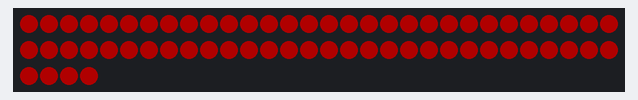
Recording of a program running on a simulated Raspberry Pi Pico running MicroPython. On the bench: 64 RGB LEDs in strip order, left to right, continuing on the next row. Dim RGB values are drawn brighter than linear; what the program prints to the serial console is not drawn.

Above: at 0.4 s.
At 3.3 s:
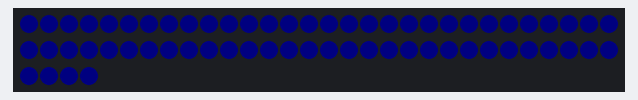
At 4.6 s:
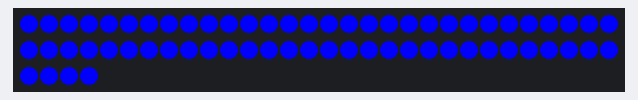
At 8.8 s:
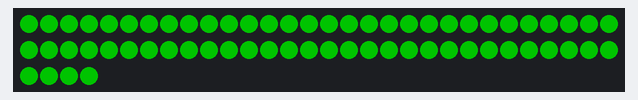

The program:

main.py
```python
from machine import Pin, PWM, I2C, RTC
from comms import Comms
from led import RGBLED
import utime

rgb = RGBLED(64, 7)
comms = Comms()

def handle_message(message):
    pixels = message.split('|')
    for pixel in pixels:
        if len(pixel) > 1:
            x = int(pixel[0])
            y = int(pixel[1])
            r = int(f"0x{pixel[2]}{pixel[3]}")
            g = int(f"0x{pixel[4]}{pixel[5]}")
            b = int(f"0x{pixel[6]}{pixel[7]}")
            v = int(f"0x{pixel[8]}{pixel[9]}") / 256
            rgb.set_pixel(x, y, (r, g, b), v)

rgb.breathing_led((255,0,0))
utime.sleep(0.5)
rgb.breathing_led((0,0,255))
utime.sleep(0.5)
rgb.breathing_led((0,255,0))
utime.sleep(0.5)

while True:
    message = comms.read().strip('\n')
    handle_message(message)
    utime.sleep(0.2)
```

comms.py
```python
from machine import UART, Pin
from time import time_ns

class Comms:
    def __init__(self):
        self.comms = Easy_comms(uart_id=0, baud_rate=9600)
        self.comms.start()

    def send_receive(self, did, message):
        self.comms.send(f"{did}|{message}")
        reply = None
        while reply is None:
            reply = self.comms.read()
        return reply

    def read(self):
        reply = None
        while reply is None:
            reply = self.comms.read()
        return reply

    def send(self, message):
        self.comms.send(message)

class Easy_comms:

    uart_id = 0
    baud_rate = 9600
    timeout = 1000 # milliseconds

    def __init__(self, uart_id:int, baud_rate:int=None):
        self.uart_id = uart_id
        if baud_rate: self.baud_rate = baud_rate

        # set the baud rate
        self.uart = UART(self.uart_id,self.baud_rate)

        # Initialise the UART serial port
        self.uart.init()

    def send(self, message:str):
        print(f'sending message: {message}')
        message = message + '\n'
        self.uart.write(bytes(message,'utf-8'))

    def start(self):
        message = "ahoy\n"
        print(message)
        #self.send(message)

    def read(self)->str:
        start_time = time_ns()
        current_time = start_time
        new_line = False
        message = ""
        while (not new_line) or (current_time <= (start_time + self.timeout)):
            if (self.uart.any() > 0):
                message = message + self.uart.read().decode('utf-8')
                if '\n' in message:
                    new_line = True
                    message = message.strip('\n')
                    # print(f'received message: {message}')
                    return message
        else:
            return None
```

led.py
```python
import array, time
from machine import Pin
import rp2

class RGBLED:
    def __init__(self, count, pin):
        self.led_count = count
        self.PIN_NUM = pin
        self.brightness = 0.1 # 0.1 = darker, 1.0 = brightest

        self.red = (255,0,0)
        self.green = (0,255,0)
        self.blue = (0,0,255)
        self.yellow = (255,255,0)
        self.cyan = (0,255,255)
        self.white = (255,255,255)
        self.blank = (0,0,0)

        @rp2.asm_pio(sideset_init=rp2.PIO.OUT_LOW, out_shiftdir=rp2.PIO.SHIFT_LEFT,
                    autopull=True, pull_thresh=24) # PIO configuration

        # define WS2812 parameters
        def ws2812():
            T1 = 2
            T2 = 5
            T3 = 3
            wrap_target()
            label("bitloop")
            out(x, 1)               .side(0)    [T3 - 1]
            jmp(not_x, "do_zero")   .side(1)    [T1 - 1]
            jmp("bitloop")          .side(1)    [T2 - 1]
            label("do_zero")
            nop()                   .side(0)    [T2 - 1]
            wrap()


        # Create the StateMachine with the ws2812 program, outputting on pre-defined pin
        # at the 8MHz frequency
        self.sm = rp2.StateMachine(0, ws2812, freq=8_000_000, sideset_base=Pin(self.PIN_NUM))

        # Activate the state machine
        self.sm.active(1)

        # Range of LEDs stored in an array
        self.ar = array.array("I", [0 for _ in range(self.led_count)])

    def pixels_show(self,brightness_input=0.5):
        dimmer_ar = array.array("I", [0 for _ in range(self.led_count)])
        for ii,cc in enumerate(self.ar):
            r = int(((cc >> 8) & 0xFF) * brightness_input) # 8-bit red dimmed to brightness
            g = int(((cc >> 16) & 0xFF) * brightness_input) # 8-bit green dimmed to brightness
            b = int((cc & 0xFF) * brightness_input) # 8-bit blue dimmed to brightness
            dimmer_ar[ii] = (g<<16) + (r<<8) + b # 24-bit color dimmed to brightness
        self.sm.put(dimmer_ar, 8) # update the state machine with new colors
        time.sleep_ms(1)

    def pixels_set(self, i, color):
        self.ar[i] = (color[1]<<16) + (color[0]<<8) + color[2] # set 24-bit color

    def breathing_led(self, color):
        step = 5
        breath_amps = [ii for ii in range(0,255,step)]
        breath_amps.extend([ii for ii in range(255,-1,-step)])
        for ii in breath_amps:
            for jj in range(len(self.ar)):
                self.pixels_set(jj, color) # show all colors
            self.pixels_show(ii/255)
            time.sleep(0.02)

    def set_pixel(self, x, y, color, brightness=0.01):
        i = (y * 8) + x
        self.pixels_set(i, color)
        self.pixels_show(brightness)


#while True: # loop indefinitely
#    for color in colors:
#        breathing_led(color)
#        time.sleep(0.1) # wait between colors

# img = [
#     [1,1,blue],
#     [6,1,blue],
#     [3,3,blue],
#     [4,3,blue],
#     [1,6,blue],
#     [2,7,blue],
#     [3,7,blue],
#     [4,7,blue],
#     [5,7,blue],
#     [6,6,blue]
#     ]

# for p in img:
#     set_pixel(p[0], p[1], p[2])
```
